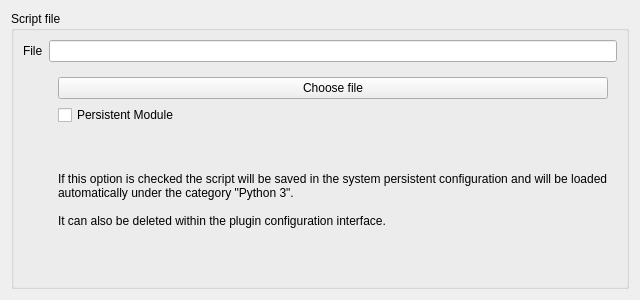
<?xml version="1.0" encoding="UTF-8"?>
<ui version="4.0">
<comment>
  * Released as open source by NCC Group Plc - http://www.nccgroup.com/
  *
  * Developed by Gabriel Caudrelier, gabriel dot caudrelier at nccgroup dot com
  *
  * https://github.com/nccgroup/pip3line
  *
  * Released under AGPL see LICENSE for more information
</comment>
 <class>ModuleTransformWidget</class>
 <widget class="QWidget" name="ModuleTransformWidget">
  <property name="geometry">
   <rect>
    <x>0</x>
    <y>0</y>
    <width>400</width>
    <height>300</height>
   </rect>
  </property>
  <property name="windowTitle">
   <string>Form</string>
  </property>
  <layout class="QVBoxLayout" name="verticalLayout">
   <item>
    <widget class="QGroupBox" name="groupBox">
     <property name="title">
      <string>Script file</string>
     </property>
     <layout class="QFormLayout" name="formLayout">
      <property name="fieldGrowthPolicy">
       <enum>QFormLayout::ExpandingFieldsGrow</enum>
      </property>
      <item row="2" column="0">
       <widget class="QLabel" name="fileLabel">
        <property name="text">
         <string>File</string>
        </property>
       </widget>
      </item>
      <item row="2" column="1">
       <widget class="QLineEdit" name="fileLineEdit">
        <property name="readOnly">
         <bool>true</bool>
        </property>
       </widget>
      </item>
      <item row="5" column="1">
       <widget class="QStackedWidget" name="stackedWidget">
        <widget class="QWidget" name="basePage">
         <layout class="QVBoxLayout" name="verticalLayout_2">
          <item>
           <widget class="QPushButton" name="choosePushButton">
            <property name="text">
             <string>Choose file</string>
            </property>
           </widget>
          </item>
          <item>
           <widget class="QCheckBox" name="makePersistentCheckBox">
            <property name="toolTip">
             <string>If selected this script will be saved in the system configuration, and will appear under the &quot;python 2,7&quot; category</string>
            </property>
            <property name="text">
             <string>Persistent Module</string>
            </property>
           </widget>
          </item>
          <item>
           <widget class="QLabel" name="baseLabel">
            <property name="sizePolicy">
             <sizepolicy hsizetype="MinimumExpanding" vsizetype="Preferred">
              <horstretch>0</horstretch>
              <verstretch>0</verstretch>
             </sizepolicy>
            </property>
            <property name="text">
             <string>If this option is checked the script will be saved in the system persistent configuration and will be loaded automatically under the category &quot;Python 3&quot;.

It can also be deleted within the plugin configuration interface.</string>
            </property>
            <property name="wordWrap">
             <bool>true</bool>
            </property>
           </widget>
          </item>
         </layout>
        </widget>
        <widget class="QWidget" name="autoPage">
         <layout class="QVBoxLayout" name="verticalLayout_3">
          <item>
           <widget class="QLabel" name="autoLabel">
            <property name="text">
             <string>This module was automatically loaded from a default location.</string>
            </property>
            <property name="wordWrap">
             <bool>true</bool>
            </property>
           </widget>
          </item>
         </layout>
        </widget>
       </widget>
      </item>
     </layout>
    </widget>
   </item>
  </layout>
 </widget>
 <resources/>
 <connections/>
</ui>
